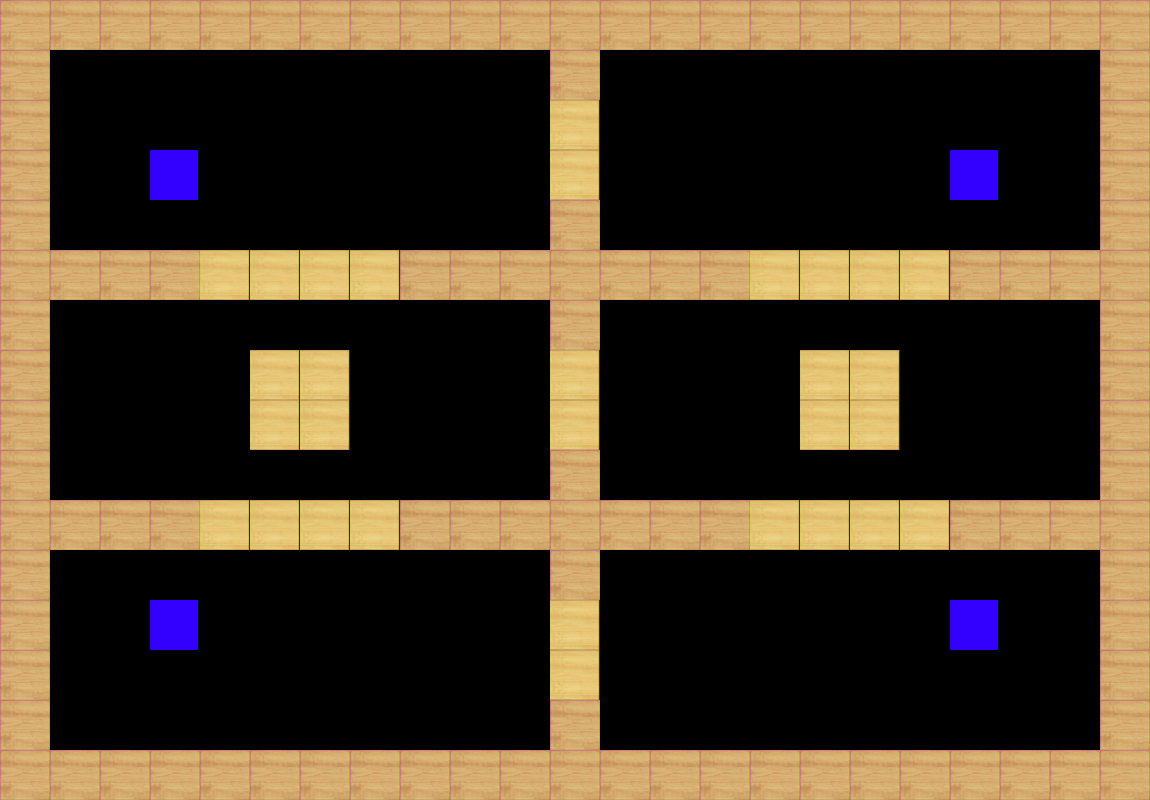

The image is a tile-based game level rendered from a .tmx file. Its description and complete source (layers, tilesets, objects, tile grids) follow:
An orthogonal 23x16 tile map with 50x50 px tiles, 1 tile layer (Calque de Tuiles 1).

<map version="1.10" tiledversion="1.11.0" orientation="orthogonal" renderorder="right-down" width="23" height="16" tilewidth="50" tileheight="50" infinite="0" nextlayerid="2" nextobjectid="1">
 <editorsettings>
  <export target="2Joueurs-Niveau3.json" format="json" />
 </editorsettings>
 <tileset firstgid="1" source="wii tanks.tsx" />
 <layer id="1" name="Calque de Tuiles 1" width="23" height="16">
  <data encoding="csv">
1,1,1,1,1,1,1,1,1,1,1,1,1,1,1,1,1,1,1,1,1,1,1,
1,10,10,10,10,10,10,10,10,10,10,1,10,10,10,10,10,10,10,10,10,10,1,
1,10,10,10,10,10,10,10,10,10,10,2,10,10,10,10,10,10,10,10,10,10,1,
1,10,10,3,10,10,10,10,10,10,10,2,10,10,10,10,10,10,10,3,10,10,1,
1,10,10,10,10,10,10,10,10,10,10,1,10,10,10,10,10,10,10,10,10,10,1,
1,1,1,1,2,2,2,2,1,1,1,1,1,1,1,2,2,2,2,1,1,1,1,
1,10,10,10,10,10,10,10,10,10,10,1,10,10,10,10,10,10,10,10,10,10,1,
1,10,10,10,10,2,2,10,10,10,10,2,10,10,10,10,2,2,10,10,10,10,1,
1,10,10,10,10,2,2,10,10,10,10,2,10,10,10,10,2,2,10,10,10,10,1,
1,10,10,10,10,10,10,10,10,10,10,1,10,10,10,10,10,10,10,10,10,10,1,
1,1,1,1,2,2,2,2,1,1,1,1,1,1,1,2,2,2,2,1,1,1,1,
1,10,10,10,10,10,10,10,10,10,10,1,10,10,10,10,10,10,10,10,10,10,1,
1,10,10,3,10,10,10,10,10,10,10,2,10,10,10,10,10,10,10,3,10,10,1,
1,10,10,10,10,10,10,10,10,10,10,2,10,10,10,10,10,10,10,10,10,10,1,
1,10,10,10,10,10,10,10,10,10,10,1,10,10,10,10,10,10,10,10,10,10,1,
1,1,1,1,1,1,1,1,1,1,1,1,1,1,1,1,1,1,1,1,1,1,1
</data>
 </layer>
</map>
